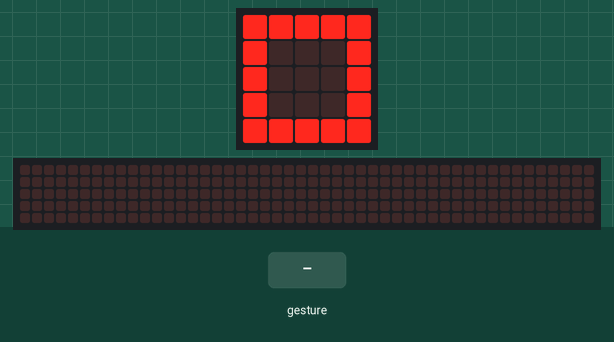
The program below on a simulated BBC micro:bit (MakeCode). Parts: the board's 5×5 LED display, a strip that is not on the board, showing the scrolling text unrolled. Inputs (shaded band) come from the test bench. A tilt is held for 1.5 s and a shake lasts 1 s, then the board lies face up again; the 48×5 strip is a reading aid, not a part: it shows the text the display is scrolling, unrolled, one strip-width of it at a time.

Above: at 0.1 s.
At 0.7 s:
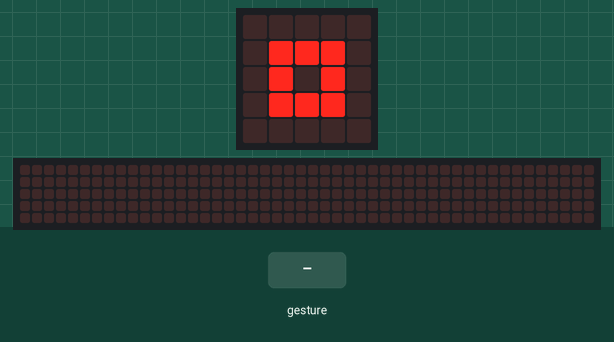
1.3 s: gesture 'logo up'
At 4.91 s:
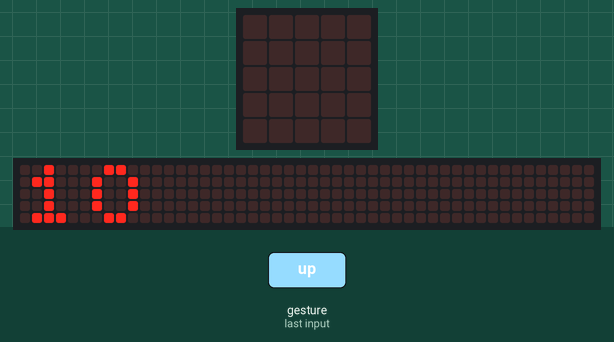
At 6.7 s:
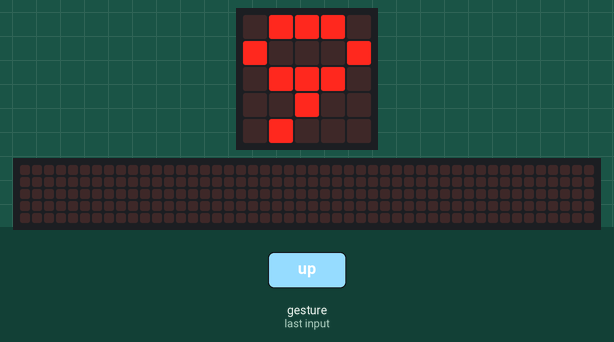
Timing chart, 0 to 8.2 s (numbered marks = the images above; inputs shaded):
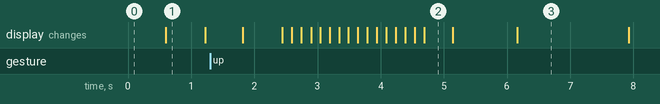

Measured:
- after the input at 1.3 s, the display: first differs from a run without the input after 1.1 s (image 2 shows a later state)
- what the display in image 1 shows lasts 0.6 s, from 0.6 s to 1.2 s
- what the display in image 2 shows lasts 0.4 s, from 4.7 s to 5.1 s

The program:

main.ts
```typescript
input.onGesture(Gesture.LogoUp, function () {
    timer = 10
})
input.onGesture(Gesture.LogoDown, function () {
    timer = 10
})
let timer = 0
timer = 0
basic.forever(function () {
    if (timer > 0) {
        basic.showNumber(timer)
        basic.pause(1000)
        timer += -1
    } else {
        basic.showIcon(IconNames.Square)
        basic.showIcon(IconNames.SmallSquare)
    }
})
```

test.ts
```typescript
// Hier kann man Tests durchführen; diese Datei wird nicht kompiliert, wenn dieses Paket als Erweiterung verwendet wird.
```
